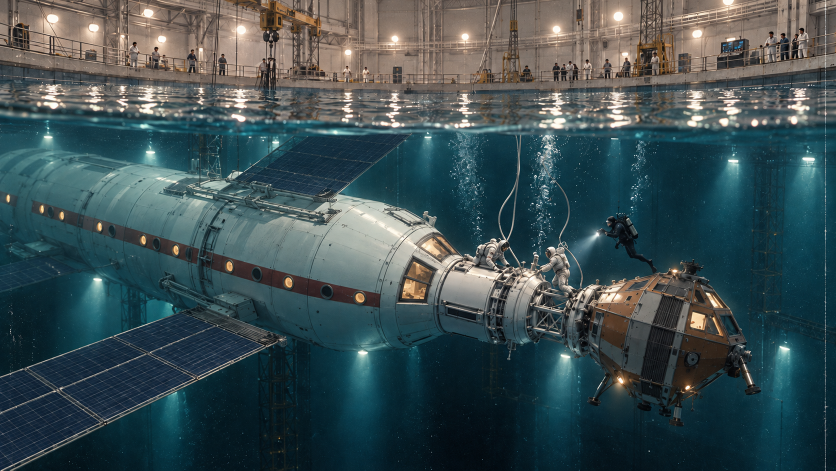
#> input picture assets/gen/prolog_p8v4_a__gpt-image-2_0.png, 1672 x 941 px (shown at 1/2 size)
$ python _p8_check_ab.py
#> lines starting #> are read from the running program, lines starting #| are printed output that depends on the picture
# -*- coding: utf-8 -*-
"""Проверка: в сборку попал именно A (один ряд иллюминаторов), а не B."""
import os
import numpy as np
from PIL import Image

HERE = os.path.dirname(os.path.abspath(__file__))
G = lambda p: os.path.join(HERE, p)
def stat(p):
    im = Image.open(p).convert("RGB").resize((320, 180))
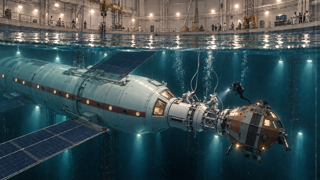
#> im: PIL image 320x180 RGB; mean R, G, B 61.3, 79, 82.3
    a = np.asarray(im, np.float32)
    return a.mean(axis=(0, 1))

for name, p in [("A gen", "assets/gen/prolog_p8v4_a__gpt-image-2_0.png"),
                ("B gen", "assets/gen/prolog_p8v4_b__gpt-image-2_0.png"),
                ("final p8", "assets/final/prolog/p8.png"),
                ("built webp", "vn2/img/prolog/p8.webp")]:
    m = stat(G(p))
#> m = [61.3, 79.01, 82.29]
    print("%-12s %6.1f %6.1f %6.1f  mean=%5.1f" % (name, m[0], m[1], m[2], m.mean()))
#| A gen          61.3   79.0   82.3  mean= 74.2
#> pass 2 of the loop `for name, p in [("A gen", "assets/gen/prolog_p8v4_a__gpt-image-2_0.png..`:
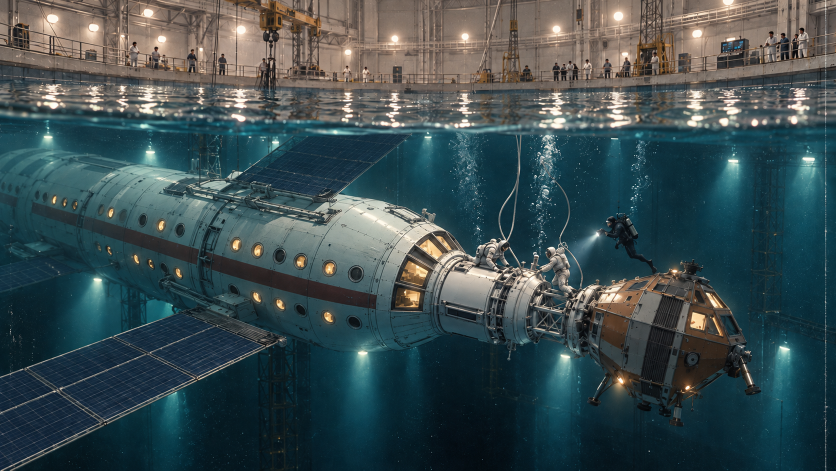
#> input picture assets/gen/prolog_p8v4_b__gpt-image-2_0.png, 1672 x 941 px (shown at 1/2 size)
#> in stat (call 2), `im = Image.open(p).convert("RGB").resize((320, 180))`:
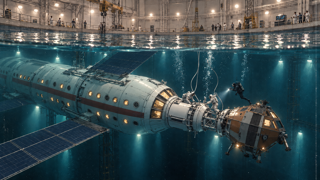
#> im: PIL image 320x180 RGB; mean R, G, B 60.2, 77.3, 80.4
#> m = [60.18, 77.31, 80.35]
#| B gen          60.2   77.3   80.4  mean= 72.6
